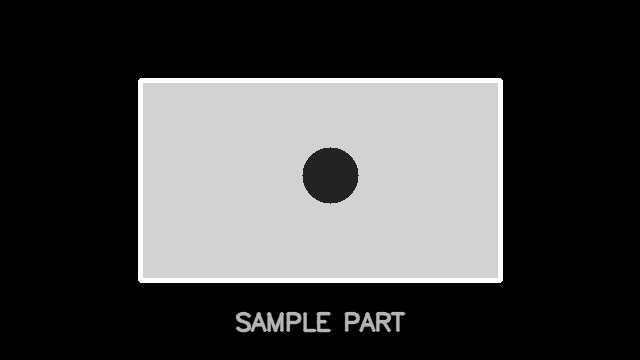
#> input picture data/sample_images/step02_sample_part.png, 640 x 360 px
$ python step06_rule_based_inspection.py
#> lines starting #> are read from the running program, lines starting #| are printed output that depends on the picture; after the words box and inside, x2 and y2 are one past the last pixel; in counts of white or black regions, pixels touching at a corner belong together
### src/industrial_vision/config.py
"""Project configuration paths.

This module keeps important project paths in one place.
Later steps will reuse these paths for loading images, saving outputs,
writing reports, and organizing evaluation results.
"""

from pathlib import Path


PROJECT_ROOT = Path(__file__).resolve().parents[2]

DATA_DIR = PROJECT_ROOT / "data"
RAW_DATA_DIR = DATA_DIR / "raw"
PROCESSED_DATA_DIR = DATA_DIR / "processed"
SAMPLE_IMAGES_DIR = DATA_DIR / "sample_images"

OUTPUTS_DIR = PROJECT_ROOT / "outputs"
PREPROCESSING_OUTPUT_DIR = OUTPUTS_DIR / "preprocessing"
PREDICTIONS_OUTPUT_DIR = OUTPUTS_DIR / "predictions"
EVALUATION_OUTPUT_DIR = OUTPUTS_DIR / "evaluation"
ERROR_ANALYSIS_OUTPUT_DIR = OUTPUTS_DIR / "error_analysis"


def ensure_project_directories() -> None:
    """Create the standard project directories if they do not exist."""

    directories = [
        DATA_DIR,
        RAW_DATA_DIR,
        PROCESSED_DATA_DIR,
        SAMPLE_IMAGES_DIR,
        OUTPUTS_DIR,
        PREPROCESSING_OUTPUT_DIR,
        PREDICTIONS_OUTPUT_DIR,
        EVALUATION_OUTPUT_DIR,
        ERROR_ANALYSIS_OUTPUT_DIR,
    ]

    for directory in directories:
        directory.mkdir(parents=True, exist_ok=True)

### src/industrial_vision/image_io.py
"""Image input/output helpers for the industrial vision project."""

from dataclasses import dataclass
from pathlib import Path

import cv2
import numpy as np


@dataclass(frozen=True)
class ImageInfo:
    """Basic metadata about an image."""

    filename: str
    path: str
    width: int
    height: int
    channels: int
    dtype: str
    min_value: int
    max_value: int
    mean_intensity: float
    file_size_bytes: int


def load_image(image_path: str | Path) -> np.ndarray:
    """Load an image from disk using OpenCV.

    OpenCV loads color images in BGR channel order by default.
    """

    path = Path(image_path)

    if not path.exists():
        raise FileNotFoundError(f"Image file does not exist: {path}")

    image = cv2.imread(str(path), cv2.IMREAD_COLOR)
#> image is the input picture: shape (360, 640, 3); min 0, max 255, mean 68.6

    if image is None:
        raise ValueError(f"OpenCV could not read the image file: {path}")

    return image


# [20 lines left out: function inspect_image, not called in this run]


def save_image(image: np.ndarray, output_path: str | Path) -> Path:
    """Save an image to disk and return the output path."""

    path = Path(output_path)
    path.parent.mkdir(parents=True, exist_ok=True)

    success = cv2.imwrite(str(path), image)

    if not success:
        raise ValueError(f"OpenCV could not save image to: {path}")

    return path


# [34 lines left out: function create_synthetic_sample_image, not called in this run]

### src/industrial_vision/preprocessing.py
"""Image preprocessing helpers for the industrial vision project."""

from typing import Tuple

import cv2
import numpy as np


def convert_to_grayscale(image: np.ndarray) -> np.ndarray:
    """Convert a BGR color image to grayscale.

    If the input image is already grayscale, a copy is returned.
    """

    if image.ndim == 2:
        return image.copy()

    if image.ndim == 3 and image.shape[2] == 3:
        return cv2.cvtColor(image, cv2.COLOR_BGR2GRAY)

    raise ValueError(f"Expected a grayscale image or BGR image with 3 channels, got shape: {image.shape}")


def apply_gaussian_blur(
    image: np.ndarray,
    kernel_size: Tuple[int, int] = (5, 5),
    sigma_x: float = 0,
) -> np.ndarray:
    """Apply Gaussian blur to reduce image noise."""
#> called with kernel_size = (5, 5), sigma_x = 0

    kernel_width, kernel_height = kernel_size

    if kernel_width <= 0 or kernel_height <= 0:
        raise ValueError("Gaussian blur kernel values must be positive.")

    if kernel_width % 2 == 0 or kernel_height % 2 == 0:
        raise ValueError("Gaussian blur kernel values must be odd numbers.")

    return cv2.GaussianBlur(image, kernel_size, sigma_x)


# [51 lines left out: functions apply_binary_threshold, preprocess_basic, not called in this run]

### src/industrial_vision/inspection.py
"""Rule-based defect inspection pipeline for industrial vision."""

from dataclasses import asdict, dataclass

import cv2
import numpy as np

from industrial_vision.preprocessing import apply_gaussian_blur, convert_to_grayscale


@dataclass(frozen=True)
class DefectCandidate:
    """Measured information about one detected defect candidate."""

    x: int
    y: int
    width: int
    height: int
    area: float
    mean_intensity: float

    @property
    def x2(self) -> int:
        """Right-side x coordinate."""

        return self.x + self.width

    @property
    def y2(self) -> int:
        """Bottom-side y coordinate."""

        return self.y + self.height


@dataclass(frozen=True)
class InspectionResult:
    """Final result of a rule-based inspection."""

    filename: str
    status: str
    passed: bool
    defect_count: int
    total_defect_area: float
    max_defect_area: float
    candidates: list[DefectCandidate]

    # [5 lines left out: function to_dict, not called in this run]


def validate_grayscale_image(image: np.ndarray) -> None:
    """Validate that an image is grayscale."""

    if image.ndim != 2:
        raise ValueError(f"Expected a single-channel grayscale image, got shape: {image.shape}")


def create_product_mask(
    grayscale_image: np.ndarray,
    product_threshold: int = 100,
    min_product_area: float = 1000.0,
) -> np.ndarray:
    """Create a filled product mask from a grayscale image.

    The function thresholds bright product regions, finds the largest external
    contour, and fills it. Filling the largest contour also fills dark holes
    inside the product, which allows dark defects to be detected later.
    """
#> called with product_threshold = 100, min_product_area = 1000

    validate_grayscale_image(grayscale_image)

    _, raw_mask = cv2.threshold(
        grayscale_image,
        product_threshold,
        255,
        cv2.THRESH_BINARY,
    )
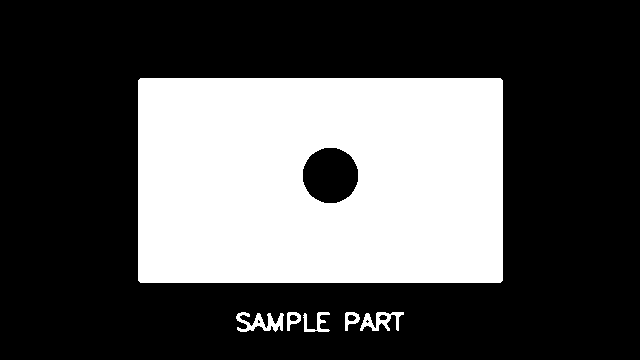
#> raw_mask: shape (360, 640); 32% white; 6 white regions

    contours, _ = cv2.findContours(
        raw_mask,
        cv2.RETR_EXTERNAL,
        cv2.CHAIN_APPROX_SIMPLE,
    )
#> contours = 6 contours; box (x1, y1, x2, y2) and area: (138, 78, 503, 283) 74248, (236, 312, 284, 332) 377, (360, 312, 404, 331) 349, (345, 312, 360, 331) 154, (303, 312, 330, 332) 150, (287, 312, 301, 331) 148

    valid_contours = [
        contour for contour in contours if cv2.contourArea(contour) >= min_product_area
    ]
#> valid_contours = 1 item

    product_mask = np.zeros_like(grayscale_image, dtype=np.uint8)

    if not valid_contours:
        return product_mask

    largest_contour = max(valid_contours, key=cv2.contourArea)
#> largest_contour = [[140, 78], [138, 80], [138, 280], [140, 282], [500, 282], [502, 280], [502, 80], [500, 78]]

    cv2.drawContours(
        product_mask,
        [largest_contour],
        contourIdx=-1,
        color=255,
        thickness=cv2.FILLED,
    )
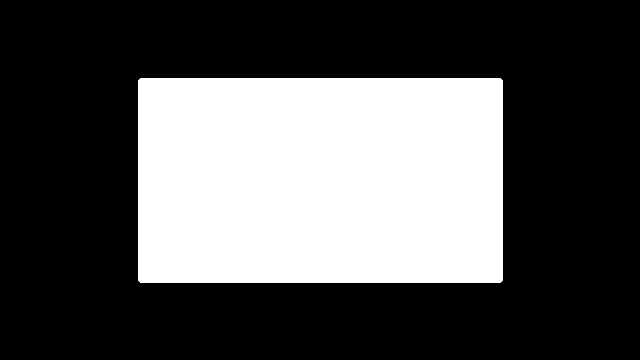
#> product_mask: shape (360, 640); 32.5% white; 1 white region, box (x1, y1, x2, y2) and area: (138, 78, 503, 283) 74813

    return product_mask


def create_dark_defect_mask(
    grayscale_image: np.ndarray,
    product_mask: np.ndarray,
    dark_threshold: int = 80,
) -> np.ndarray:
    """Create a mask of dark defect candidates inside the product area."""
#> called with dark_threshold = 80

    validate_grayscale_image(grayscale_image)
    validate_grayscale_image(product_mask)

    if grayscale_image.shape != product_mask.shape:
        raise ValueError("grayscale_image and product_mask must have the same shape.")

    dark_mask = cv2.inRange(grayscale_image, 0, dark_threshold)
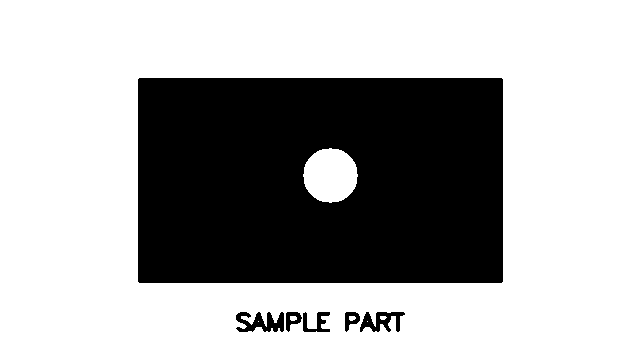
#> dark_mask: shape (360, 640); 67.8% white; 6 black regions, box (x1, y1, x2, y2) and area: (138, 78, 503, 283) 72484, (236, 312, 284, 332) 589, (360, 312, 405, 332) 486, (303, 312, 330, 332) 268, (286, 312, 302, 332) 170, (345, 312, 360, 332) 165
    defect_mask = cv2.bitwise_and(dark_mask, product_mask)
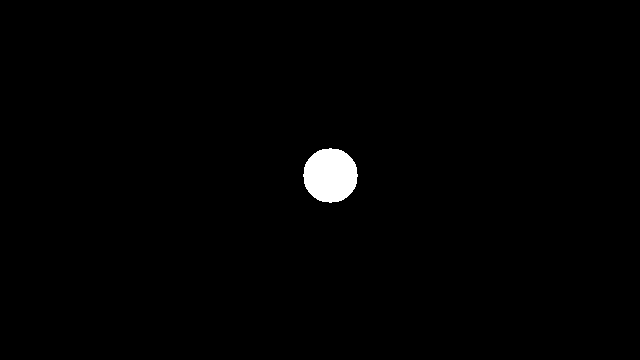
#> defect_mask: shape (360, 640); 1% white; 1 white region

    return defect_mask


def extract_defect_candidates(
    defect_mask: np.ndarray,
    grayscale_image: np.ndarray,
    min_defect_area: float = 50.0,
) -> list[DefectCandidate]:
    """Extract measured defect candidates from a binary defect mask."""
#> called with min_defect_area = 50

    validate_grayscale_image(defect_mask)
    validate_grayscale_image(grayscale_image)

    if defect_mask.shape != grayscale_image.shape:
        raise ValueError("defect_mask and grayscale_image must have the same shape.")

    contours, _ = cv2.findContours(
        defect_mask,
        cv2.RETR_EXTERNAL,
        cv2.CHAIN_APPROX_SIMPLE,
    )
#> contours = 1 contour; box (x1, y1, x2, y2) and area: (303, 148, 358, 203) 2260

    candidates: list[DefectCandidate] = []

    for contour in contours:
        area = float(cv2.contourArea(contour))

        if area < min_defect_area:
            continue

        x, y, width, height = cv2.boundingRect(contour)

        contour_mask = np.zeros_like(grayscale_image, dtype=np.uint8)
        cv2.drawContours(
            contour_mask,
            [contour],
            contourIdx=-1,
            color=255,
            thickness=cv2.FILLED,
        )

        mean_intensity = float(cv2.mean(grayscale_image, mask=contour_mask)[0])

        candidates.append(
            DefectCandidate(
                x=int(x),
                y=int(y),
                width=int(width),
                height=int(height),
                area=area,
                mean_intensity=mean_intensity,
            )
        )
#> this loop made 1 pass
#> (area, x, y, width, height, mean_intensity) on pass 1: (2260, 303, 148, 55, 55, 37)
#> after the loop, candidates = 1 item

    return sorted(candidates, key=lambda candidate: candidate.area, reverse=True)


def inspect_image_rule_based(
    image: np.ndarray,
    filename: str = "image",
    product_threshold: int = 100,
    dark_defect_threshold: int = 80,
    min_product_area: float = 1000.0,
    min_defect_area: float = 50.0,
) -> tuple[InspectionResult, np.ndarray, np.ndarray]:
    """Run a simple rule-based industrial defect inspection.

    Returns:
        result: measured pass/fail inspection result
        product_mask: filled product area mask
        defect_mask: binary mask of dark defect candidates
    """

    grayscale = convert_to_grayscale(image)
    blurred = apply_gaussian_blur(grayscale, kernel_size=(5, 5))

    product_mask = create_product_mask(
        blurred,
        product_threshold=product_threshold,
        min_product_area=min_product_area,
    )

    defect_mask = create_dark_defect_mask(
        blurred,
        product_mask=product_mask,
        dark_threshold=dark_defect_threshold,
    )

    candidates = extract_defect_candidates(
        defect_mask,
        blurred,
        min_defect_area=min_defect_area,
    )
#> candidates = 1 item

    defect_count = len(candidates)
#> defect_count = 1
    total_defect_area = float(sum(candidate.area for candidate in candidates))
#> total_defect_area = 2260
    max_defect_area = float(max((candidate.area for candidate in candidates), default=0.0))
#> max_defect_area = 2260
    passed = defect_count == 0
#> passed = False
    status = "PASS" if passed else "FAIL"
#> status = 'FAIL'

    result = InspectionResult(
        filename=filename,
        status=status,
        passed=passed,
        defect_count=defect_count,
        total_defect_area=total_defect_area,
        max_defect_area=max_defect_area,
        candidates=candidates,
    )

    return result, product_mask, defect_mask


def draw_inspection_result(
    image: np.ndarray,
    result: InspectionResult,
) -> np.ndarray:
    """Draw inspection result and defect boxes on an image."""

    if image.ndim == 2:
        output = cv2.cvtColor(image, cv2.COLOR_GRAY2BGR)
    elif image.ndim == 3 and image.shape[2] == 3:
        output = image.copy()
    else:
        raise ValueError(f"Expected grayscale or BGR image, got shape: {image.shape}")

    box_color = (0, 0, 255) if not result.passed else (0, 180, 0)

    for candidate in result.candidates:
        cv2.rectangle(
            output,
            (candidate.x, candidate.y),
            (candidate.x2, candidate.y2),
            color=box_color,
            thickness=2,
        )
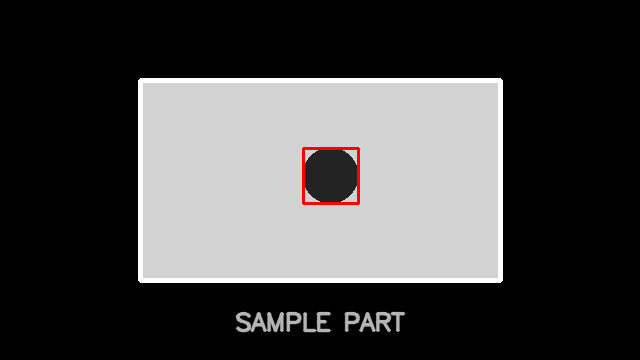
#> output: shape (360, 640, 3); 0.28% of pixels changed, all inside (x1, y1, x2, y2) = (302, 147, 360, 205)

    label = f"{result.status} | defects: {result.defect_count}"

    cv2.putText(
        output,
        label,
        (20, 35),
        cv2.FONT_HERSHEY_SIMPLEX,
        0.9,
        box_color,
        2,
        cv2.LINE_AA,
    )
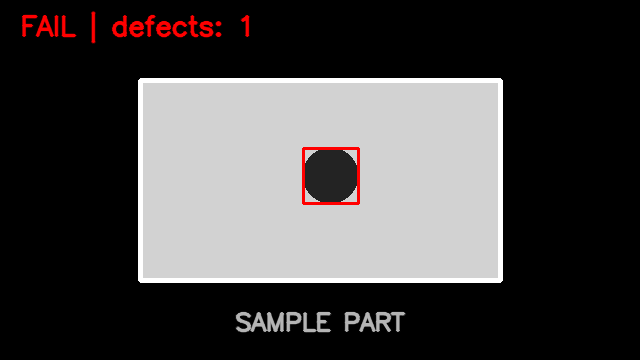
#> output: shape (360, 640, 3); 1.09% of pixels changed, all inside (x1, y1, x2, y2) = (21, 11, 250, 44)

    return output

### src/industrial_vision/step06_rule_based_inspection.py
"""Step 06 command script: rule-based defect detection pipeline."""

from industrial_vision.config import PREDICTIONS_OUTPUT_DIR, SAMPLE_IMAGES_DIR, ensure_project_directories
from industrial_vision.image_io import create_synthetic_sample_image, load_image, save_image
from industrial_vision.inspection import draw_inspection_result, inspect_image_rule_based


def main() -> None:
    """Run the rule-based inspection pipeline and save visual outputs."""

    ensure_project_directories()

    sample_path = SAMPLE_IMAGES_DIR / "step02_sample_part.png"

    if not sample_path.exists():
        create_synthetic_sample_image(sample_path)

    image = load_image(sample_path)

    result, product_mask, defect_mask = inspect_image_rule_based(
        image,
        filename=sample_path.name,
        product_threshold=100,
        dark_defect_threshold=80,
        min_product_area=1000.0,
        min_defect_area=50.0,
    )

    visual_result = draw_inspection_result(image, result)

    product_mask_path = PREDICTIONS_OUTPUT_DIR / "step06_product_mask.png"
    defect_mask_path = PREDICTIONS_OUTPUT_DIR / "step06_defect_mask.png"
    visual_result_path = PREDICTIONS_OUTPUT_DIR / "step06_inspection_result.png"

    save_image(product_mask, product_mask_path)
    save_image(defect_mask, defect_mask_path)
    save_image(visual_result, visual_result_path)

    print("Step 06 — Rule-Based Defect Detection Pipeline")
    print(f"Input image: {sample_path}")
    print(f"Status: {result.status}")
#| Status: FAIL
    print(f"Passed: {result.passed}")
#| Passed: False
    print(f"Defect count: {result.defect_count}")
#| Defect count: 1
    print(f"Total defect area: {result.total_defect_area:.2f}")
#| Total defect area: 2260.00
    print(f"Max defect area: {result.max_defect_area:.2f}")
#| Max defect area: 2260.00

    for index, candidate in enumerate(result.candidates, start=1):
        print(
            f"Defect {index}: "
            f"x={candidate.x}, y={candidate.y}, "
            f"width={candidate.width}, height={candidate.height}, "
            f"area={candidate.area:.2f}, "
            f"mean_intensity={candidate.mean_intensity:.2f}"
        )
#> this loop made 1 pass
#> index on pass 1: 1
#| Defect 1: x=303, y=148, width=55, height=55, area=2260.00, mean_intensity=37.00

    print(f"Saved product mask to: {product_mask_path}")
    print(f"Saved defect mask to: {defect_mask_path}")
    print(f"Saved inspection result to: {visual_result_path}")


if __name__ == "__main__":
    main()
